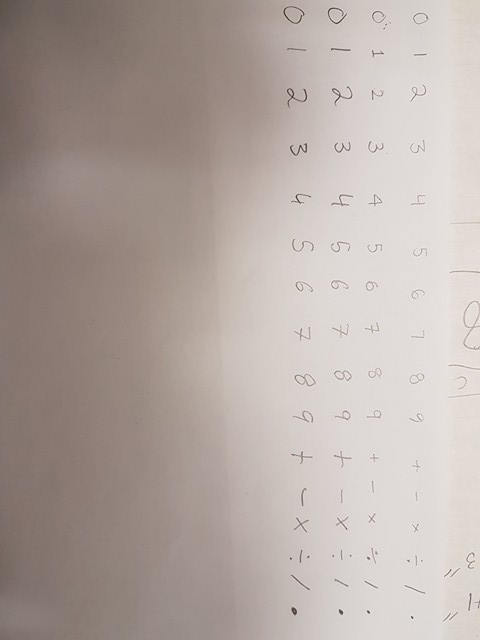
#> input picture Image_Preprocessing/27583286_1770953933200559_1920938668_n.jpg, 480 x 640 px
$ python -i Preprocess.py   (imports and definitions only)
#> lines starting #> are read from the running program, lines starting #| are printed output that depends on the picture; after the words box and inside, x2 and y2 are one past the last pixel; in counts of white or black regions, pixels touching at a corner belong together
import cv2
import numpy as np
from matplotlib import pyplot as plt

# [30 lines left out: function image_resize, not called in this run]

def process(img):
    # img = cv2.fastNlMeansDenoising(img, h = 20)

    img = cv2.GaussianBlur(img,(11,11),0)
    # img = cv2.GaussianBlur(img,(11,11),0)
    img = cv2.adaptiveThreshold(img,255,cv2.ADAPTIVE_THRESH_GAUSSIAN_C,\
            cv2.THRESH_BINARY,25,2)
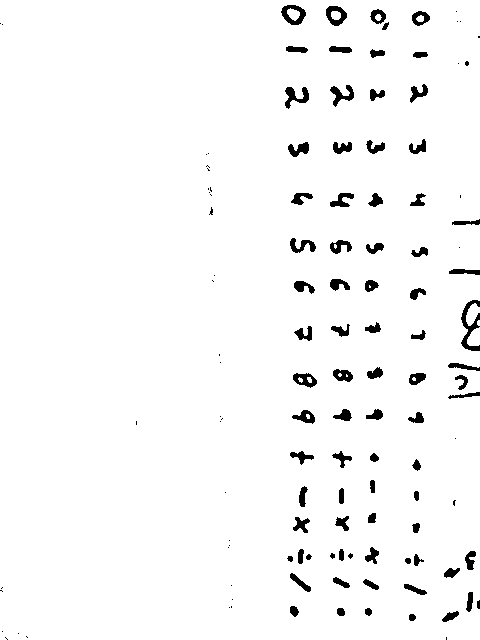
#> img: shape (640, 480); 96.9% white; 125 black regions (45 under 20 px), largest, box (x1, y1, x2, y2) and area: (461, 300, 480, 351) 394, (281, 5, 306, 25) 262, (285, 87, 309, 109) 250
    img = cv2.fastNlMeansDenoising(img, h = 3)
    img = 255 - img
    return img

# [64 lines left out: functions crop, resizeAndPad, not called in this run]

# [5 lines of commented-out code are left out]

>>> import cv2
>>> picture = cv2.imread('27583286_1770953933200559_1920938668_n.jpg', cv2.IMREAD_GRAYSCALE)
>>> result = process(picture)
